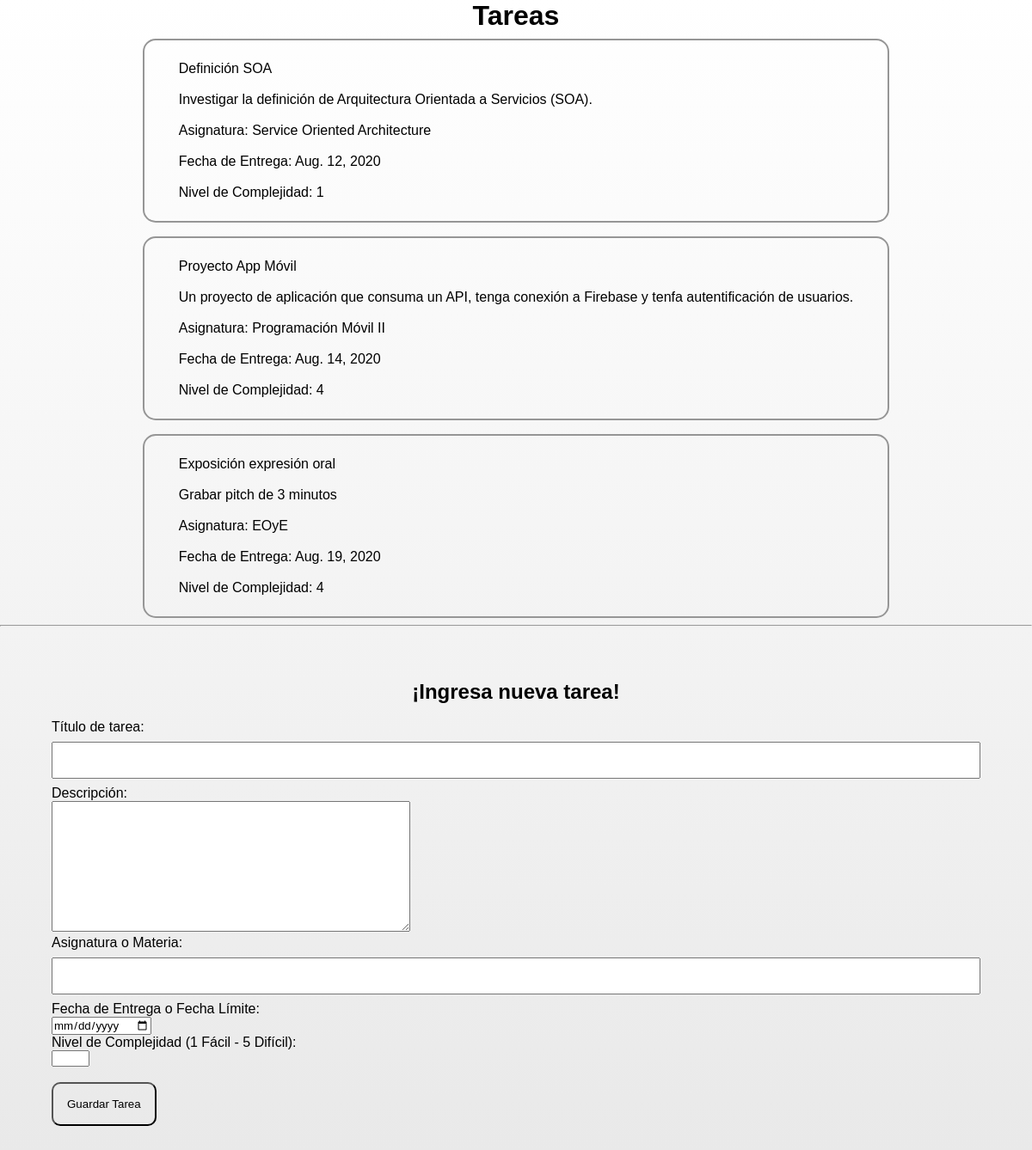
The app's page /panel-demo, older data.
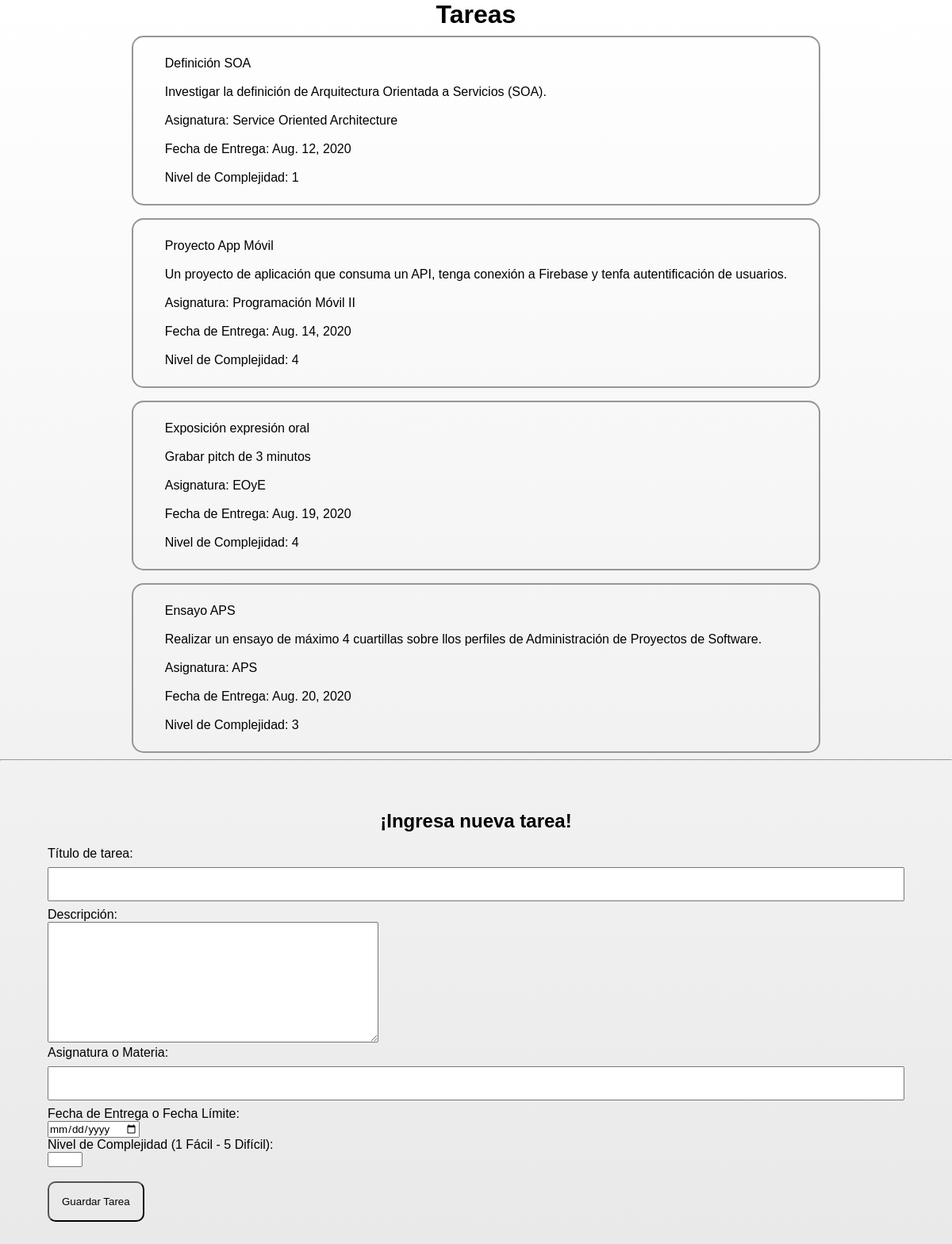
The same page, newer data.
### restapi/models.py (models this page shows, shortened)
class Homework(models.Model):
    tarea = models.CharField('Titulo de tarea', max_length=90)
    descripcion = models.TextField('Descripción', max_length=500, blank=True, default="")
    asignatura = models.CharField('Asignatura', max_length=60)
    fecha_entrega = models.DateField('Fecha de Entrega')
    nivel = models.PositiveIntegerField('Nivel de Complejidad (1 = Muy fácil ~ 5 = Muy difícil)', default=1, validators=[MaxValueValidator(5), MinValueValidator(1)])
    material = models.FileField('Material de apoyo', upload_to='material/', max_length=200, blank=True, null=True)

### restapi/views.py (the view)
# urls.py: path('panel-demo', views.index, name='index'),
def index(request):
    tareas = Homework.objects.all()
    return render(request, 'index.html', {"tareas": tareas})

### templates/index.html (shortened to what this page needs)
<!DOCTYPE html>
<html lang="en">
<head>
</head>
<body>
    <div class="panel-tareas">
        <h1>Tareas</h1>
        <div class="tarea-container">
			{% for item in tareas %}
			<div class="tarea">
				<p id="nombre-tarea">{{ item.tarea }}</p>
				<br>
                <p id="decripcion-tarea">{{ item.descripcion }}</p>
                <br>
                <p id="asignatura-tarea">Asignatura: {{ item.asignatura }}</p>
				<br>
                <p id="fecha-tarea">Fecha de Entrega: {{ item.fecha_entrega }}</p>
                <br>
                <p id="nivel-tarea">Nivel de Complejidad: {{ item.nivel }}</p>
			</div>
            {% endfor %}
		</div>
    </div>
    <hr>
    <form method="POST" action="agregarTarea">
		<h2>¡Ingresa nueva tarea!</h2>
		<br>
		<p>Título de tarea:</p>
		<input type="text" name="tarea">
		<p>Descripción:</p>
        <textarea name="descripcion" cols="50" rows="10"></textarea>
		<p>Asignatura o Materia:</p>
		<input type="text" name="asignatura">
        <p>Fecha de Entrega o Fecha Límite:</p>
        <input type="date" name="fecha">
		<p>Nivel de Complejidad (1 Fácil - 5 Difícil):</p>
		<input type="number" min="1" max="5" name="nivel">
        <br><br>
        <button type="submit">Guardar Tarea</button>
	</form>
</body>
</html>

### templates/index.html (style rules this page uses)
* { margin: 0; padding: 0; box-sizing: border-box; font-family: Arial, Helvetica, sans-serif; }
body { background: linear-gradient(#ffffff, #e9e9e9); }
h1, h2 { color:rgb(0, 0, 0); text-align: center; }
p { color: #000000; }
.tarea-container { display: inline-grid; justify-content: center; max-width: 100vw; width: 100vw; }
.tarea { display: block; margin: 0.5rem; padding: 1.5rem 2.5rem; border: 2px solid #969696; border-radius: 15px; }
form { margin-top: 2rem; padding: 2.5% 5%; }
input[type=text] { width: 100%; padding: 12px 20px; margin: 8px 0; box-sizing: border-box; }
button { padding: 1rem; background: transparent; color: #000000; border-radius: 10px; transition: background 250ms ease-in; }

Row changes from the older to the newer data that the page shows:
added Homework: tarea "Ensayo APS", descripcion "Realizar un ensayo de máximo 4 cuartillas sobre llos perfiles de Administración de Proyectos de Software.", asignatura "APS", fecha_entrega "Aug. 20, 2020", nivel "3"
